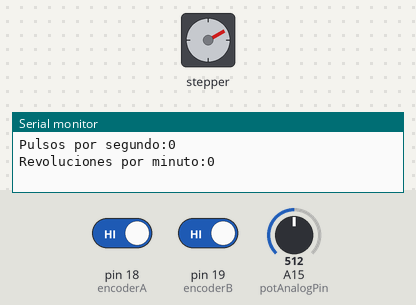
Simulated run of this sketch. Board: Arduino Mega 2560, built with avr-gcc and run on an emulated ATmega2560. On the bench: stepper motor, the last lines printed to the serial monitor. Wiring (inferred from the names in the program): stepper motor driver (200 steps per turn assumed): step pin 33; direction pin 31. Inputs (shaded band) come from the test bench; at power-on: A15 (potAnalogPin) = 512, pin 18 (encoderA) HIGH, pin 19 (encoderB) HIGH.

Above: at 1.2 s.
1.3 s: A15 (potAnalogPin) set to 716
At 1.65 s:
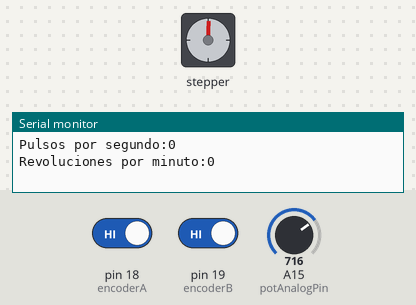
4.3 s: A15 (potAnalogPin) set to 900
At 4.65 s:
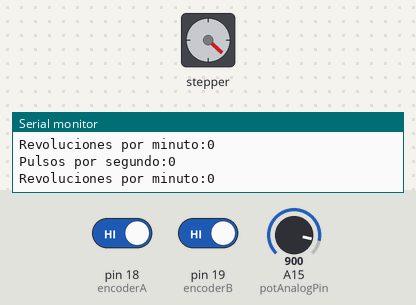
7.3 s: A15 (potAnalogPin) set to 1010
At 7.66 s:
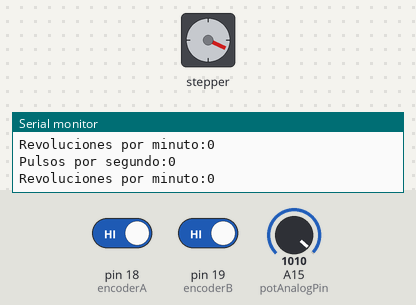
10.3 s: A15 (potAnalogPin) set to 1023
Timing chart, 0 to 14.3 s (numbered marks = the images above; inputs shaded):
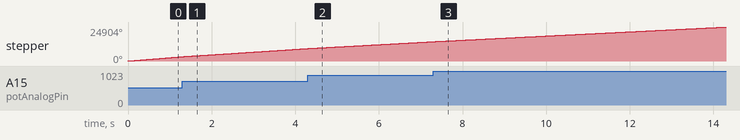

The sketch:

prueba-rpm.ino
```cpp
#define motorSTEPpin   33    // output senal para pulsar el driver y mover el motor
#define motorDIRpin    31    // output senal para la direccion del motor
#define potAnalogPin   A15

volatile int counterPrev, counter = 0; //This variable will increase or decrease depending on the rotation of encoder

#define encoderA 18
#define encoderB 19

#define pulsesPerRevolution 600  // pulsos del encoder.

#define potFast 50
#define potSlow 500

volatile int ISRCounter = 0;
unsigned int pulsos = 0;
unsigned long Time = 0;
unsigned int RPM = 0;

void setup() {
    Serial.begin(9600);

    pinMode (motorSTEPpin, OUTPUT);
    pinMode (motorDIRpin, OUTPUT);

    pinMode(encoderA, INPUT_PULLUP);
    pinMode(encoderB, INPUT_PULLUP);

    //Setting up interrupt
    //A rising pulse from encodenren activated ai0().
    attachInterrupt(digitalPinToInterrupt(encoderA), ai0, RISING);
    //B rising pulse from encodenren activated ai1().
    attachInterrupt(digitalPinToInterrupt(encoderB), ai1, RISING);

    Time = millis();
}

void loop() {
  if(millis() - Time >= 1000) {
    pulsos = ISRCounter;
    RPM = 60 * pulsos / (pulsesPerRevolution * 2);

    Serial.print("Pulsos por segundo:");
    Serial.println(pulsos);

    Serial.print("Revoluciones por minuto:");
    Serial.println(RPM);
    //se reestablecen los valores
    ISRCounter = 0;
    pulsos = 0;
    Time = millis();
  }

  int potReading = analogRead(potAnalogPin);
  int runSpeed = map(potReading, 0, 1023, 50, 500);

  move_motorRun(runSpeed, HIGH, '5');
}

void move_motorRun(int velocidad, boolean dir, char Page)  // page = 5 for run mode
{
    digitalWrite(motorDIRpin, dir);        // set Direction

    if (Page =='5')
    {
        digitalWrite(motorSTEPpin,HIGH);
        delayMicroseconds(velocidad);       // pulse the motor
        digitalWrite(motorSTEPpin,LOW);
        delayMicroseconds(velocidad);            // wait betweeen pulses
    }

    return;
}

void ai0() {
  // ai0 is activated if encoderA is going from LOW to HIGH
  // Check encoderB to determine the direction
  if (digitalRead(encoderB)==LOW) {
    counter++;
  } else {
    counter--;
  }
  ISRCounter++; // RPM
}


void ai1() {
  // ai0 is activated if encoderB is going from LOW to HIGH
  // Check with encoderA to determine the direction
  if (digitalRead(encoderA)==LOW) {
    counter--;
  } else {
    counter++;
  }
  ISRCounter++; // RPM
}
```
